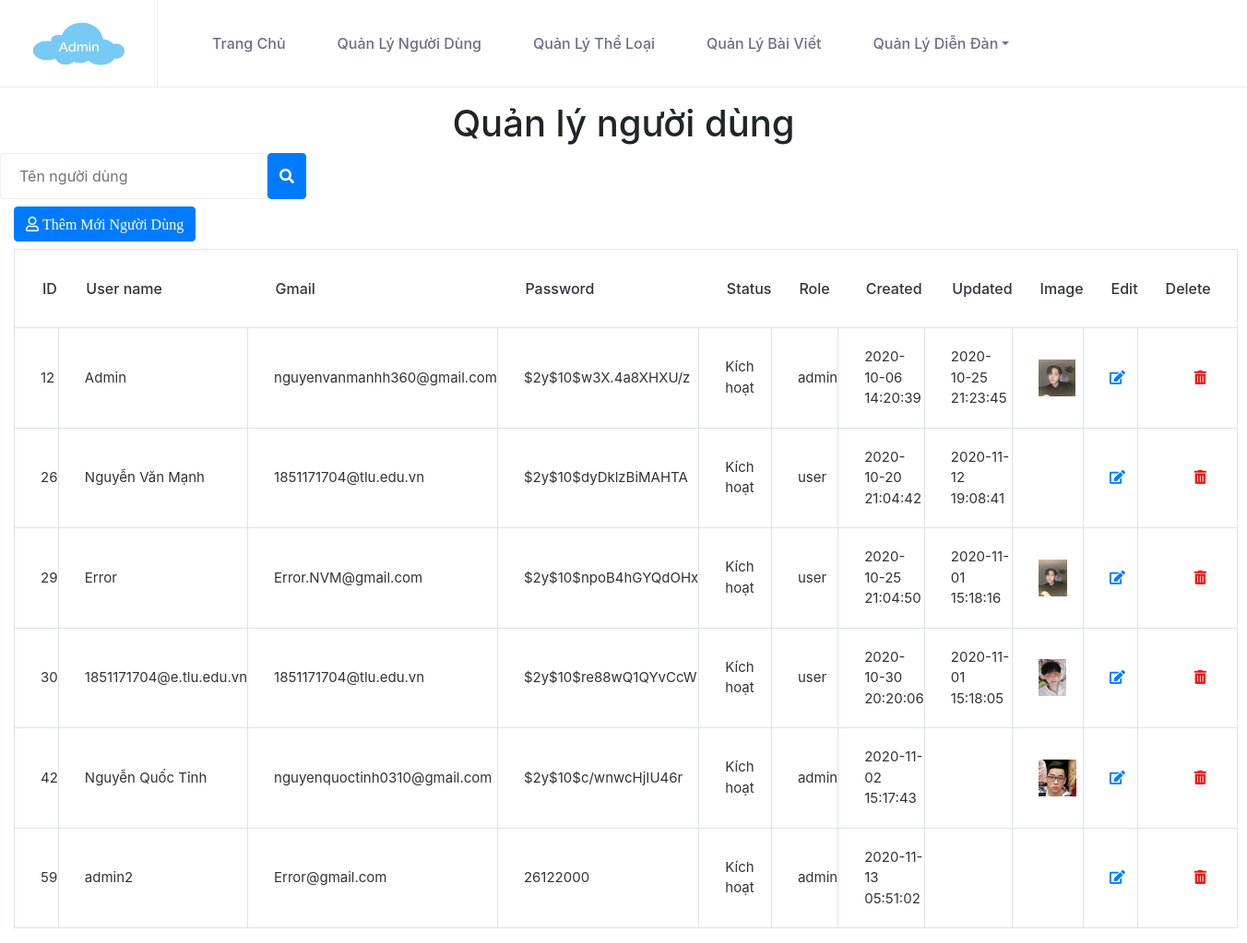
The page /cse485-website-project/Admin/users-index.php (signed in) on the database as committed earlier.
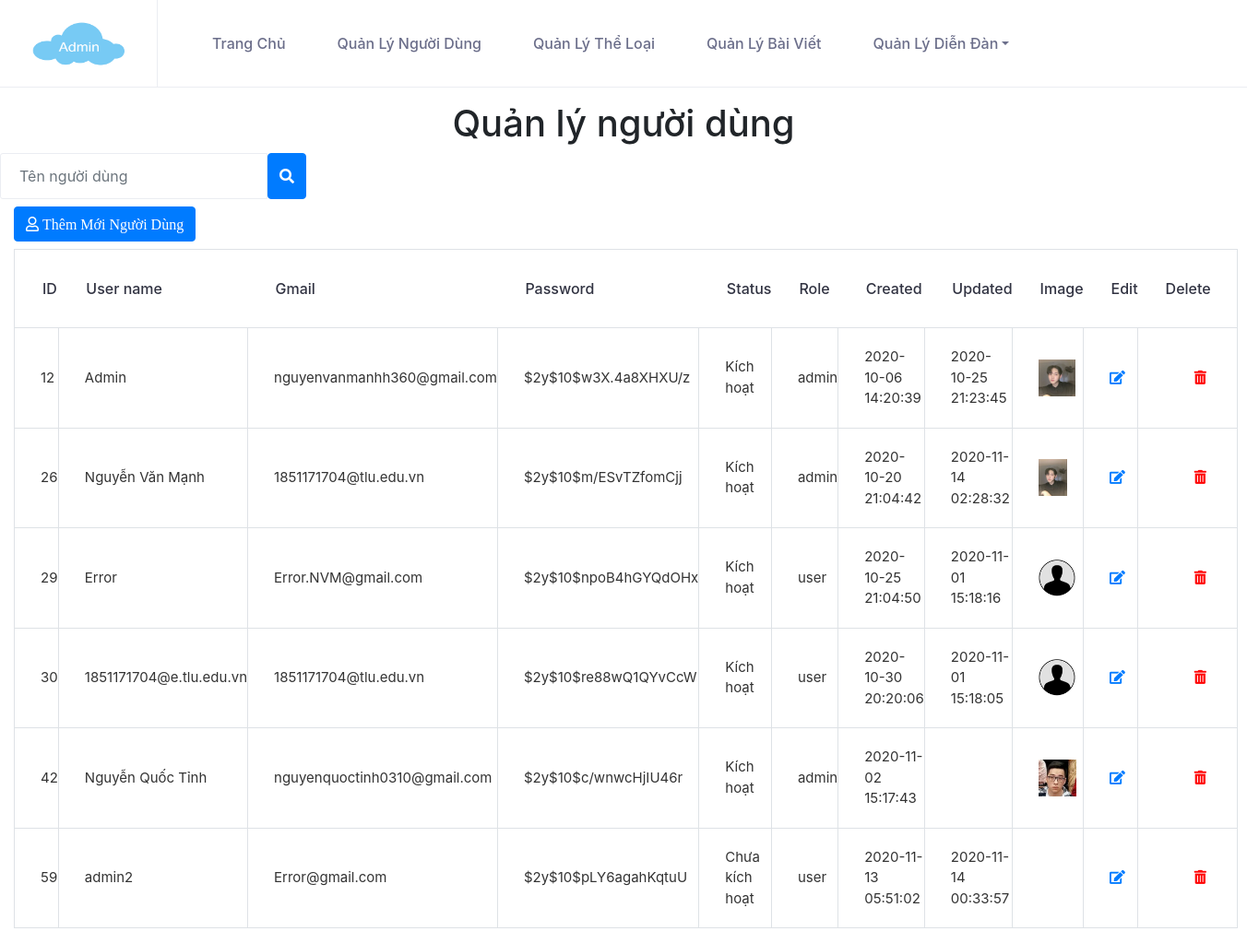
The same page on the database as committed later.
### tables this page shows
CREATE TABLE `users` (
  `ID` int(10) NOT NULL,
  `Username` varchar(50) NOT NULL,
  `Gmail` varchar(50) NOT NULL,
  `Password` varchar(20) NOT NULL,
  `Verification_Code` varchar(255) NOT NULL,
  `Status` tinyint(1) NOT NULL DEFAULT 0,
  `Role` enum('admin','user') NOT NULL DEFAULT 'user',
  `Created_date` datetime NOT NULL DEFAULT current_timestamp(),
  `Updated` datetime DEFAULT NULL,
  `Image` varchar(255) NOT NULL
);

### cse485-website-project/Admin/users-index-process.php (the view, shortened to what this page needs)
<?php
    $UsernameSearch = $_GET['searchString'];
    if (isset($UsernameSearch) && !empty($UsernameSearch))
    {
        $sql = "select * from users where Username like '$UsernameSearch'";
    }
    else
    {
        $sql = "select * from users";
    }
    mysqli_set_charset($conn,"UTF8");
    $result = mysqli_query($conn,$sql);
    while($row = mysqli_fetch_assoc($result))
    {?>
        <tr>
            <td><?php echo $row['ID'] ?></td>
            <td><?php echo $row['Username'] ?></td>
            <td><?php echo $row['Gmail'] ?></td>
            <td><?php echo $row['Password'] ?></td>
            <td>
                <?php
                    if($row['Status'] == '1') { echo "Kích hoạt";}
                    if($row['Status'] == '0') { echo "Chưa kích hoạt";}
                ?>
            </td>
            <td><?php echo $row['Role'] ?></td>
            <td><?php echo $row['Created_date'] ?></td>
            <td><?php if ($row['Updated'] != null) echo $row['Updated'] ?></td>
            <td><img src="Assets/images/<?php echo $row['Image'] ?>" alt="" style="height:40px;"></td>
            <td><a href="user-edit.php?id=<?php echo $row['ID'] ?>" name="ID" class="fa fa-edit"></a></td>
            <td class="text-center"><a class="fas fa-trash-alt" style="color:red;" onClick="deleteUser(<?php echo $row['ID']; ?>)"></a></td>
            </tr>
    <?php
    }
?>

Rows that differ between the two databases and show on the page:
changed users "Nguyễn Văn Mạnh": Password "$2y$10$dyDklzBiMAHTA" → "$2y$10$m/ESvTZfomCjj"; Role "user" → "admin"; Updated "2020-11-12 19:08:41" → "2020-11-14 02:28:32"; Image: picture added
changed users "Error": Image: picture removed, a placeholder shows
changed users "1851171704@e.tlu.edu.vn": Image: picture removed, a placeholder shows
changed users "admin2": Password "26122000" → "$2y$10$pLY6agahKqtuU"; Role "admin" → "user"; Updated (not shown) → "2020-11-14 00:33:57"; Status "Kích hoạt" → "Chưa kích hoạt"
